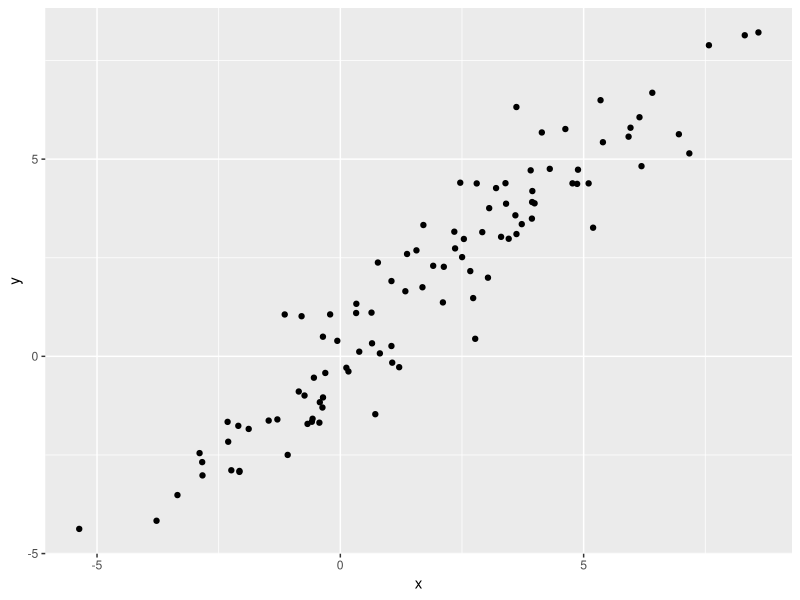

Source code (R):
## ---- chunk 1
library(tidyverse)
plot_df = tibble(
  x = rnorm(100, 2, 3),
  y = x + rnorm(100)
)

plot_df |> 
  ggplot(aes(x = x, y = y)) +
  geom_point()
